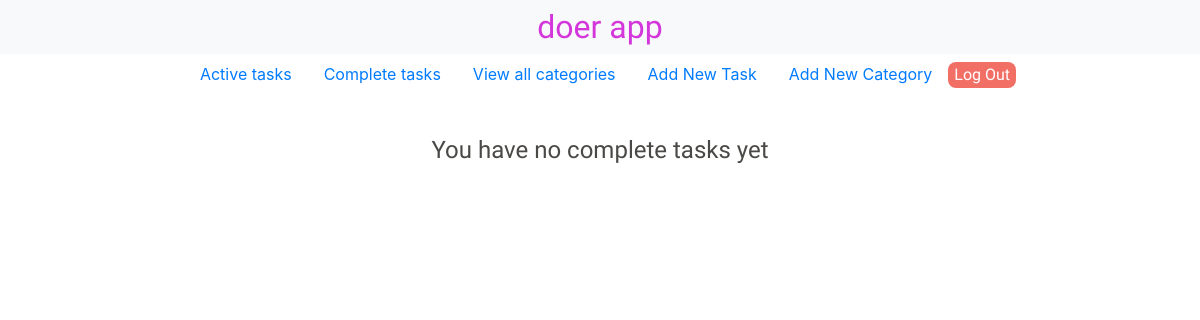
The page /complete (signed in) on the database as committed earlier.
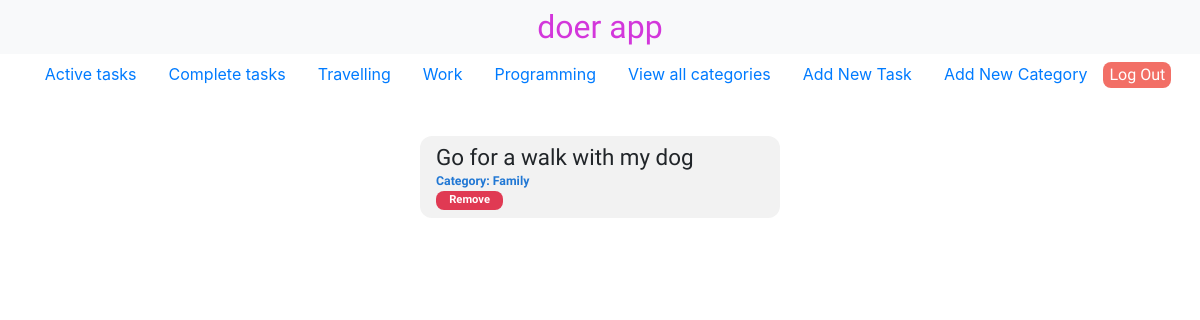
The same page on the database as committed later.
### todo/models.py (models this page shows, shortened)
class Category(models.Model):
    id = models.AutoField(primary_key=True)
    name = models.CharField(max_length=64)
    doer = models.ForeignKey(User,on_delete=models.CASCADE,related_name="categories",default=1)
    def __str__(self):
        return f"Category: {self.name}"

class Task(models.Model):
    id = models.AutoField(primary_key=True)
    description = models.CharField(max_length = 100)
    doer = models.ForeignKey(User,on_delete=models.CASCADE,related_name="tasks",default=1)
    category = models.ForeignKey(Category,blank=True,null=True,on_delete=models.SET_NULL,related_name="tasks")
    deadline = models.DateField(blank=True,null=True)
    complete = models.BooleanField(default=False)
    edit_mode = models.BooleanField(default=False)

### todo/views.py (the view, shortened to what this page needs)
# urls.py: path('complete',views.complete,name='complete'),
def complete(request):
    return render(request,'todo/complete.html',{
            'complete_tasks':Task.objects.filter(doer=request.user,complete=True),
            'categories':Category.objects.filter(doer=request.user)[:3],
        })

### todo/templates/todo/complete.html (shortened to what this page needs)
{% extends 'todo/layout.html' %}
{% block sidebarcategory %}
    {% for category in categories %}
        <li class="nav-item">
            <a class="nav-link active" href="{% url 'category_view' category.id %}">{{category.name}}</a>
        </li>
    {% endfor %}
{% endblock %}
{% block body %}
    <div class="complete-tasks-list">
       {% for task in complete_tasks %}
            <div class="complete-task-main">
                <div class="task-info">
                    <h4>{{task.description}}</h4>
                    <div class="additional-info">
                        {% if task.category %}
                        <h5>{{task.category}}</h5>
                        {% endif %}
                    </div>
                </div>
                <div class="tasks-control-buttons">
                    <form action="{% url 'complete' %}" method="post">
                        <input class="remove-button" type="submit" value="Remove" />
                    </form>
                </div>
            </div>
        {% empty %}
            <h4 class="empty-tasks-text">You have no complete tasks yet</h4>
        {% endfor %}
    </div>
{% endblock %}

Rows that differ between the two databases and show on the page:
added Category: name "Travelling"
added Category: name "Work"
added Category: name "Programming"
added Task: description "Go for a walk with my dog", category "Category: Family"
Other text that changed with them:
text no longer shown: "You have no complete tasks yet"
